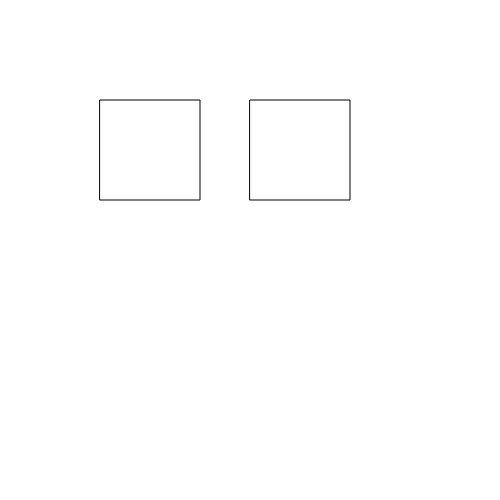
Frame 1 (no input)
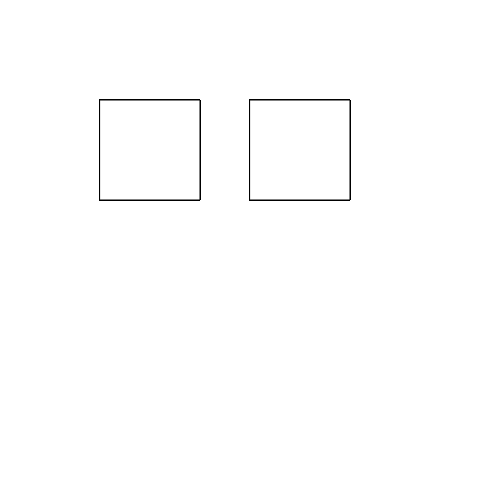
Frame 60 (no input)
Frame 120 (the mouse pressed at the canvas centre since frame 60): identical to frame 60, image omitted

The p5.js sketch that drew these frames (run headless with seeded random() and noise() and a simulated clock; from frame 60 on, the mouse is pressed at the canvas centre):

// p5.js sketch
// ── sketch.js
function setup()//
{
	//create a canvas for the robot
	createCanvas(500, 500);
}

function draw()
{
    rect(100, 100, 100, 100);
    rect(250, 100, 100, 100);
}
